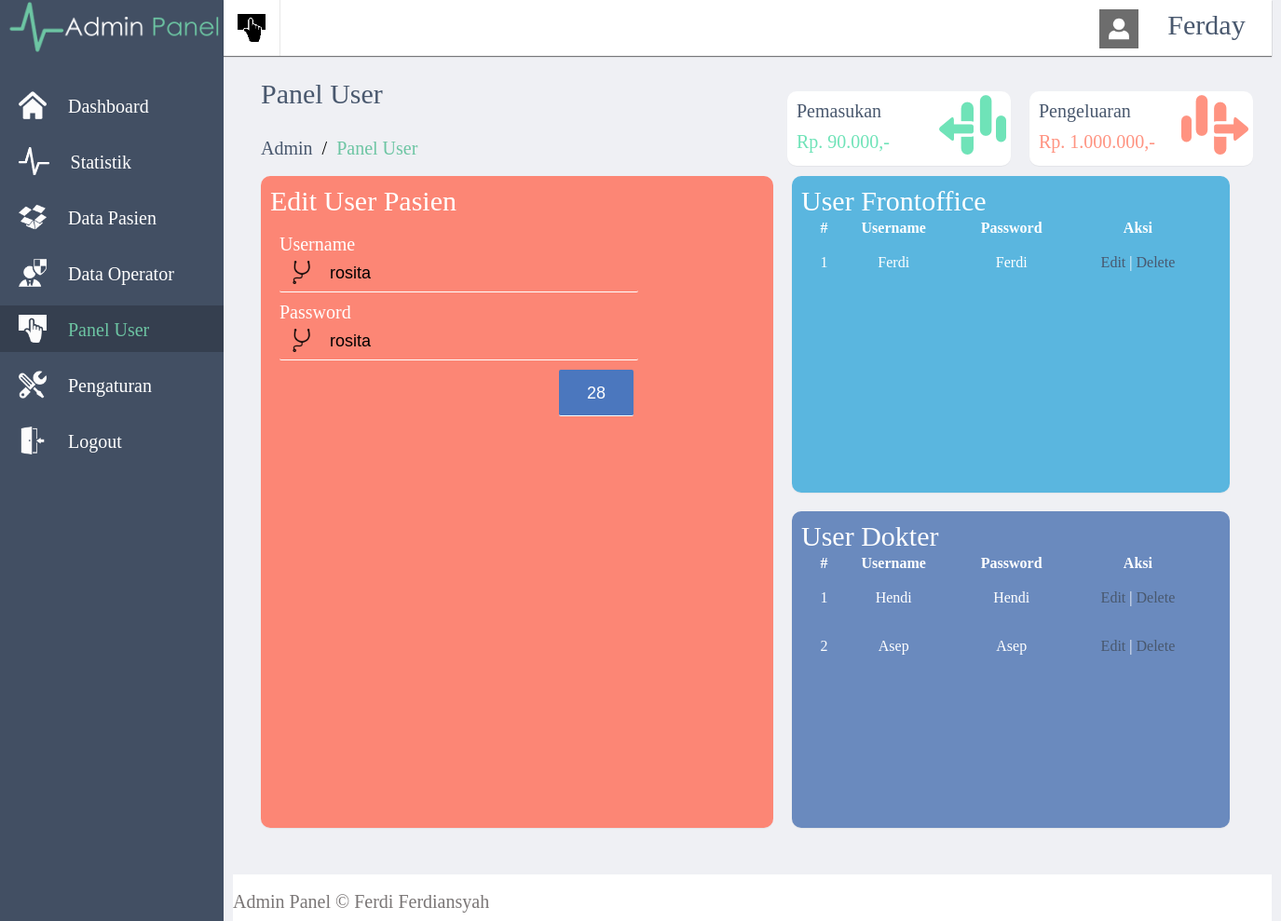
Page /p/admin/editpanelpasien.php?idpasien=28 (signed in) on the committed database.
### tables this page shows
CREATE TABLE IF NOT EXISTS `user` (
  `no` int(11) NOT NULL AUTO_INCREMENT,
  `userid` varchar(50) NOT NULL,
  `password` varchar(50) NOT NULL,
  `level` varchar(50) NOT NULL,
  PRIMARY KEY (`no`)
);

### p/admin/editpanelpasien.php (the view, shortened to what this page needs)
<?php
$id = (int) $_GET['idpasien'];
$sql = "select * from user where no='$id'";
$result = mysql_query($sql);
$tampil = mysql_fetch_array($result);
?>
<html>
<head>
	<link rel="stylesheet" type="text/css" href="style.css">
</head>
<body>
	<div id='wrapper'>
		<div id='menukiri'>
		<center><img src="img/logo.png" height='60'></center><br>
		<a href="index.php"><div class='menu'>
			<img src="img/house.png" height='30' align='left' style='margin-left:20px;margin-top:10px;'>
			<font class='sk' style='margin-left:20px;margin-top:15px;display:inline-block;'>Dashboard</font>
		</div>
		</a>
		<a href="statistik.php">
		<div class='menu'>
			<img src="img/statistik.png" height='30' align='left' style='margin-left:20px;margin-top:10px;'>
			<font class='sk' style='margin-left:20px;margin-top:15px;display:inline-block;'>Statistik</font>
		</div>
		</a>
		<a href="pasien.php">
		<div class='menu'>
			<img src="img/data.png" height='30' align='left' style='margin-left:20px;margin-top:10px;'>
			<font class='sk' style='margin-left:20px;margin-top:15px;display:inline-block;'>Data Pasien</font>
		</div>
		</a>
		<a href="dataop.php">
		<div class='menu'>
			<img src="img/frontoffice.png" height='30' align='left' style='margin-left:20px;margin-top:10px;'>
			<font class='sk' style='margin-left:20px;margin-top:15px;display:inline-block;'>Data Operator</font>
		</div>
		</a>
		<a href="paneluser.php">
		<div class='menu-active'>
			<img src="img/panel.png" height='30' align='left' style='margin-left:20px;margin-top:10px;'>
			<font class='sk' style='margin-left:20px;margin-top:15px;display:inline-block;'>Panel User</font>
		</div>
		</a>
		<a href="#">
		<div class='menu'>
			<img src="img/setting.png" height='30' align='left' style='margin-left:20px;margin-top:10px;'>
			<font class='sk' style='margin-left:20px;margin-top:15px;display:inline-block;'>Pengaturan</font>
		</div>
		</a>
		<a href="../../login.php?op=out">
		<div class='menu'>
			<img src="img/logout.png" height='30' align='left' style='margin-left:20px;margin-top:10px;'>
			<font class='sk' style='margin-left:20px;margin-top:15px;display:inline-block;'>Logout</font>
		</div>
		</a>
		</div>
		<div id='menuatas'>
		<a href="#">
		<div id='sub-panel'>
		</div>
		</a>
		<a href='#'>
		<div id='user'>
		<img src="img/profil.png" height='70%' align='left' style='margin-top:10px;margin-left:15px;'>
		<font class='k' style='margin-top:10px;display:inline-block;text-transform:capitalize;'><?php echo $_SESSION['userid'];?></font>
		</div>
		</a>
	</div>
		<article>
			<br><br><br>
			<font class='k' style='padding:30px;display:inline-block;color:#49586E;'>Panel User</font><br>
			<font class='sk' style='margin-left:30px;display:inline-block;'><a href='#'>Admin</a>&nbsp;&nbsp;/&nbsp;&nbsp;<font class='sk' style='color:#6DC5A3;'>Panel User</font></font>
			<div id='info'>
				<font class='sk' style='padding:10px;display:inline-block;color:#49586E;'>Pengeluaran</font>
				<img src="img/pengeluaran.png" align='right' style='margin-right:5px;'>
				<font style='font-size:20px;margin-top:-10px;padding:10px;display:inline-block;color:#FF9381;'>Rp. 1.000.000,-</font>
			</div>
			<div id='info'>
				<font class='sk' style='padding:10px;display:inline-block;color:#49586E;'>Pemasukan</font>
				<img src="img/pemasukan.png" align='right' style='margin-right:5px;'>
				<font style='font-size:20px;margin-top:-10px;padding:10px;display:inline-block;color:#6FE3B8;'>Rp. 90.000,-</font>
			</div>
			<br><br>
			<div id='pasien'>
				<font class='k' style='color:white;display:inline-block;margin-top:10px;margin-left:10px;'>Edit User Pasien</font><br>
				<br>
				<form action='' method='post'>
					<font class='sk' style='color:white;display:inline-block;margin-left:20px;'>Username</font><br>
					<input type='text' name='username' id='lainlain' value='<?php echo $tampil['userid']; ?>'><br>
					<font class='sk' style='color:white;display:inline-block;margin-left:20px;'>Password</font><br>
					<input type='text' name='password' id='lainlain' value='<?php echo $tampil['password']; ?>'><br>
					<input type='submit' id='submit' name='id' value="<?php echo $tampil['no']; ?>"><br>
				</form>
			</div>
			<div id='frontoffice'>
				<font class='k' style='color:white;display:inline-block;margin-top:10px;margin-left:10px;'>User Frontoffice</font><br>
				<center>
					<table class="tabeluser">
                            <thead>
                            <tr>
                                <th>#</th>
                                <th>Username</th>
                                <th>Password</th>
                                <th>Aksi</th>
                            </tr>
                            </thead>
                            <tbody>
					 <?php
    					$query = mysql_query("select * from user where level='frontoffice'");
    					$no = 1;
    					while ($data = mysql_fetch_array($query)) {
    				?>
                            <tr>
                                <td><?php echo $no; ?></td>
                                <td><?php echo $data['userid']; ?></td>
                                <td><?php echo $data['password']; ?></td>
                                <td><a href="editpanelfrontoffice.php?idpasien=<?php echo $data['no'];?>">Edit</a> | <a href="delete.php?idpasien=<?php echo $data['no']; ?>">Delete</a></td>
                            </tr>
                            </tbody>
                        <?php
                        $no++;
                         } ?>
                         </table>
                        </center>
			</div>
			<div id='dokter'>
				<font class='k' style='color:white;display:inline-block;margin-top:10px;margin-left:10px;'>User Dokter</font><br>
				<center>
					<table class="tabeluser">
                            <thead>
                            <tr>
                                <th>#</th>
                                <th>Username</th>
                                <th>Password</th>
                                <th>Aksi</th>
                            </tr>
                            </thead>
                            <tbody>
					 <?php
    					$query = mysql_query("select * from user where level='dokter'");
    					$no = 1;
    					while ($data = mysql_fetch_array($query)) {
    				?>
                            <tr>
                                <td><?php echo $no; ?></td>
                                <td><?php echo $data['userid']; ?></td>
                                <td><?php echo $data['password']; ?></td>
                                <td><a href="editpaneldokter.php?idpasien=<?php echo $data['no'];?>">Edit</a> | <a href="delete.php?idpasien=<?php echo $data['no']; ?>">Delete</a></td>
                            </tr>
                            </tbody>
                        <?php
                        $no++;
                         } ?>
                         </table>
                        </center>
			</div>
			<footer>
				<br><font class='sk' style='color:#7A7676;'> Admin Panel &copy; Ferdi Ferdiansyah</font>
			</footer>
		</article>
	</div>
</body>
</html>

### p/admin/style.css (style rules this page uses)
body { margin:0; font-family: 'Century Gothic'; background:#EFF0F4; }
a { text-decoration: none; color: #49586E;; }
#wrapper { width: 100%; height:auto; background:#EFF0F4; }
#menukiri { width: 240px; height: 100%; background: #424F63; float: left; position: fixed; }
.menu { width: 100%; height: 50px; color: white; margin-top: 10px; -o-transition:0.2s; -ms-transition:0.2s; -moz-transition:0.2s; -webkit-transition:0.2s; transition:0.2s; }
.menu-active { width: 100%; height: 50px; background: #353F4F; color:#6DC5A3; margin-top: 10px; -o-transition:0.2s; -ms-transition:0.2s; -moz-transition:0.2s; -webkit-transition:0.2s; transition:0.2s; }
#menuatas { width: 1125px; height: 60px; background: white; position: fixed; margin-left: 240px; box-shadow: 0 1px 1px rgba(0,0,0,.5); }
font { font-family: 'Century Gothic'; }
font.sk { font-size: 20px; }
font.k { font-size: 30px; }
#sub-panel { width:60px; height: 100%; background-image: url(img/panelsub.png); background-size: 30px; background-position:center; background-repeat: no-repeat; float: left; -o-transition:0.2s; -ms-transition:0.2s; -moz-transition:0.2s; -webkit-transition:0.2s; transition:0.2s; border-right: 1px solid #e7e7e7; }
#user { width:200px; height: 100%; float:right; color: #49586E; text-align: center; -o-transition:0.2s; -ms-transition:0.2s; -moz-transition:0.2s; -webkit-transition:0.2s; transition:0.2s; }
article { width: 1115px; margin-left: 250px; }
#info { width:240px; height:80px; background: white; float: right; box-shadow: 0 1px 1px rgba(0,0,0,.05); margin-right: 20px; margin-top: -50px; border-radius: 10px; }
.tabeluser { width: 90%; text-align: center; color: white; }
footer { width: 100%; height: 50px; background: #FFFFFF; margin-top: 50px; display: inline-block; }
#lainlain { width:385px; height:40px; margin-left: 20px; border-width:1px; color:black; font-family: Helvetica, Arial, sans-serif; font-weight:500; font-size: 18px; border-radius: 2px; line-height: 22px; background-color: transparent; padding: 13px 13px 13px 54px; margin-bottom: 10px; -webkit-box-sizing: border-box; -moz-box-sizing: border-box; -ms-box-sizing: border-box; box-sizing: border-box; border-bottom: 1px solid blue; border-top: none; border-left: none; border-right: none; background-image: url(../../img/lainlain.png); background-size: 25px 25px; background-position: 11px 6px; background-repeat: no-repeat; }
#submit { width:80px; height:50px; border-width:1px; color:white; margin-left: 320px; margin-right: 200px; font-family: Helvetica, Arial, sans-serif; font-weight:500; font-size: 18px; border-radius: 2px; line-height: 22px; background-color: #4B77BE; -webkit-box-sizing: border-box; -moz-box-sizing: border-box; -ms-box-sizing: border-box; box-sizing: border-box; border:none; }
#pasien input { border-bottom: 1px solid white; border-top: none; border-left: none; border-right: none; }
table td { height: 50px; }
table { text-transform: capitalize; }
#pasien { width: 550px; background:#FC8675 ; height: 700px; margin-left: 30px; border-radius: 10px; box-shadow: 0 1px 1px rgba(0,0,0,.05); overflow: auto; float: left; }
#frontoffice { width: 470px; background:#5AB6DF; ; height: 340px; margin-left: 20px; display: inline-block; border-radius: 10px; box-shadow: 0 1px 1px rgba(0,0,0,.05); overflow: auto; }
#dokter { width: 470px; background:#6A8ABE; ; height: 340px; margin-left: 20px; display: inline-block; border-radius: 10px; box-shadow: 0 1px 1px rgba(0,0,0,.05); overflow: auto; margin-top: 20px; }

### rows in the picture
user: username "rosita", password "rosita", id "28"
user: userid "Ferdi", password "Ferdi"
user: userid "Hendi", password "Hendi"
user: userid "Asep", password "Asep"

### other values in the picture
$_SESSION['userid'] "Ferday"
